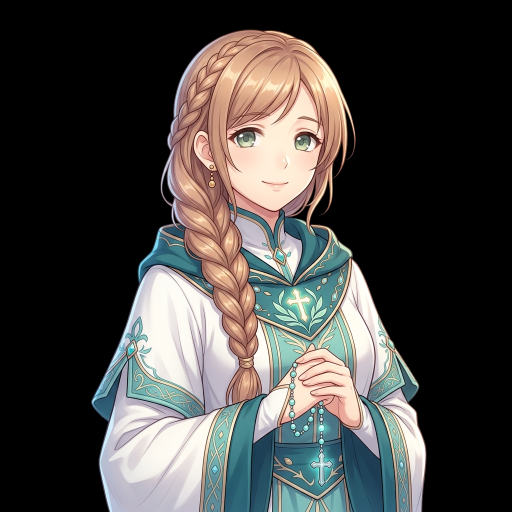
#> input picture pipeline-assets/art-backup-20260807/cheng-dorm-v2.png, 1024 x 1024 px (shown at 1/2 size)
$ python -i fix_alpha.py   (imports and definitions only)
#> lines starting #> are read from the running program, lines starting #| are printed output that depends on the picture
# -*- coding: utf-8 -*-
"""
统一美术修复工具：按问题类型批量修复 PNG 透明通道。

模式说明（mode 参数）：
  strip      - P0 假透明：RGB 无 alpha → 基于四角种子色的 flood-fill 抠图，生成真透明 RGBA
  clean      - P1 通道脏：已有 alpha 但 alpha=0 区域残留 RGB → 置 0；边缘二值化 → 羽化
  blackhalo  - P1 黑晕：alpha>0 但 RGB 接近黑的"半透明黑底" → 转真透明 + 羽化
  feather    - P2 边缘残留：alpha 过渡像素少/黑边彩边 → 轻腐蚀 + 高斯羽化
  webp       - P3 体积：场景背景图（无 alpha 需求）转 webp 压缩

用法：
  python fix_alpha.py strip  <src.png> [dst.png]
  python fix_alpha.py clean  <src.png> [dst.png]
  python fix_alpha.py blackhalo <src.png> [dst.png]
  python fix_alpha.py feather <src.png> [dst.png]
  python fix_alpha.py webp   <src.png> [dst.webp] [quality]
默认 dst 为覆盖原文件（就地修复）；webp 模式必给 dst。
"""
import sys, os
from collections import deque
from PIL import Image, ImageFilter

def load_rgba(p):
    img = Image.open(p)
    if img.mode != "RGBA":
        img = img.convert("RGBA")
    return img

# [113 lines left out: functions save, stats, mode_strip, mode_clean, mode_blackhalo, not called in this run]

# ---------------- P2: 边缘残留（黑边/彩边）轻腐蚀 + 羽化 ----------------
def mode_feather(src, dst):
    img = load_rgba(src)
    w, h = img.size
    a_ch = img.getchannel("A")

    # 1) alpha 轻腐蚀 1px：吃掉边缘残留（黑边/彩边多在过渡带）
    a_erode = a_ch.filter(ImageFilter.MinFilter(3))
    # 2) 高斯羽化恢复过渡
    a_soft = a_erode.filter(ImageFilter.GaussianBlur(0.9))
    img.putalpha(a_soft)
    stats(img, "after-feather")
    img.save(dst, "PNG")

# ---------------- P3: webp 压缩 ----------------
# [8 lines left out: function mode_webp, not called in this run]

# [10 lines not run here, left out]

>>> import cv2
>>> picture = cv2.imread('../pipeline-assets/art-backup-20260807/cheng-dorm-v2.png', cv2.IMREAD_GRAYSCALE)
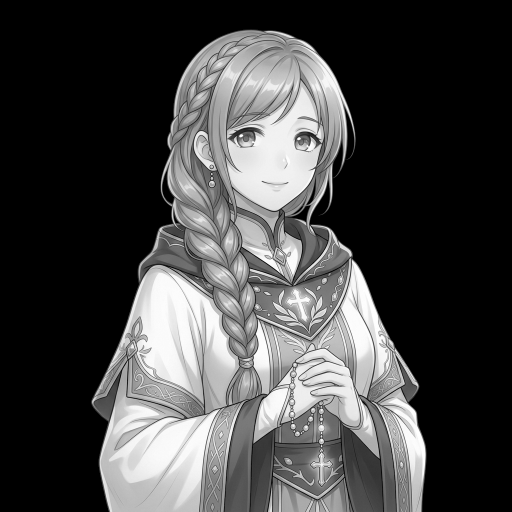
#> picture: shape (1024, 1024) (shown at 1/2 size); min 0, max 255, mean 68.8
>>> result = mode_feather(picture, 'out.png')
#> (the run stopped early here; a loop or call above may not have finished)

$ run again, on pipeline-assets/art-backup-20260807/scout-v1.png
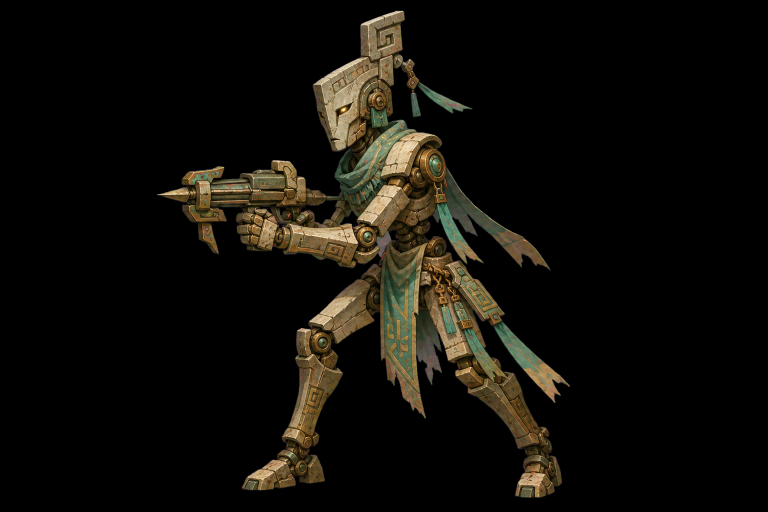
#> input picture pipeline-assets/art-backup-20260807/scout-v1.png, 1536 x 1024 px (shown at 1/2 size)
#> `picture = cv2.imread('../pipeline-assets/art-backup-20260807/cheng-dor..`:
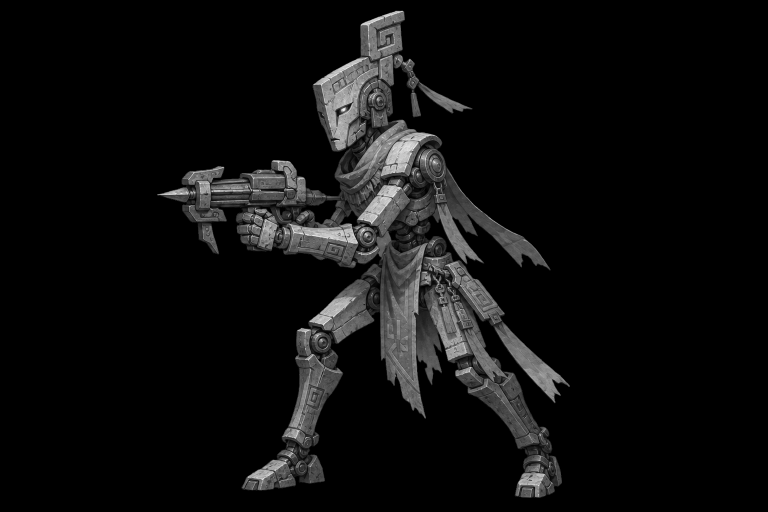
#> picture: shape (1024, 1536) (shown at 1/2 size); min 0, max 251, mean 14.4

$ run again, on pipeline-assets/art-backup-20260807/wu-dorm-v2.png
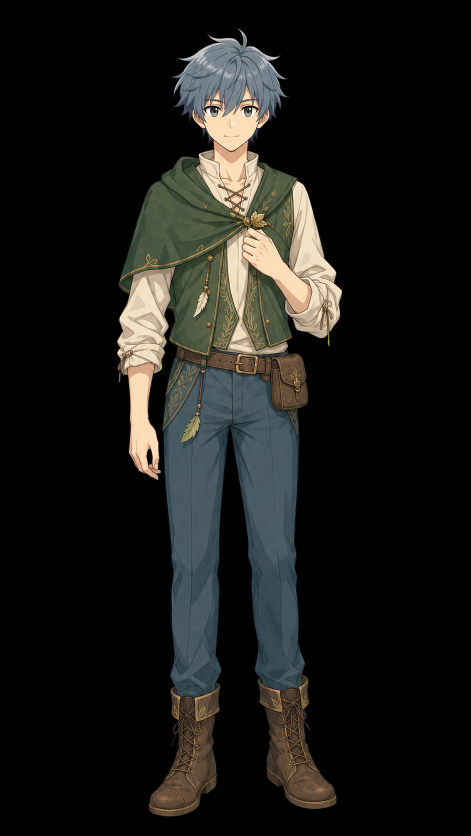
#> input picture pipeline-assets/art-backup-20260807/wu-dorm-v2.png, 941 x 1672 px (shown at 1/2 size)
#> `picture = cv2.imread('../pipeline-assets/art-backup-20260807/cheng-dor..`:
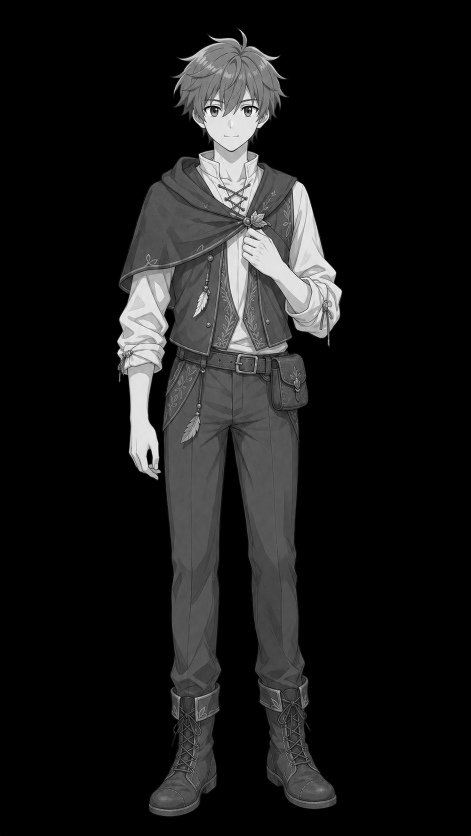
#> picture: shape (1672, 941) (shown at 1/2 size); min 0, max 254, mean 25.6

$ run again, on pipeline-assets/art-backup-20260807/xingluo-dorm-v2.png
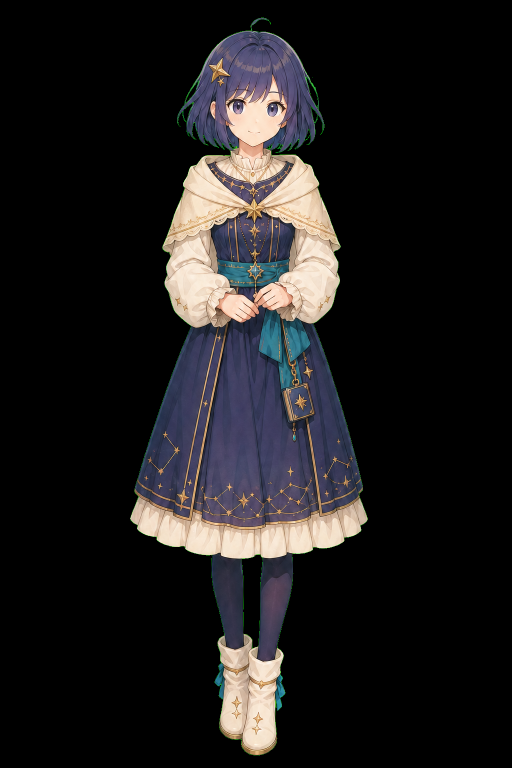
#> input picture pipeline-assets/art-backup-20260807/xingluo-dorm-v2.png, 1024 x 1536 px (shown at 1/2 size)
#> `picture = cv2.imread('../pipeline-assets/art-backup-20260807/cheng-dor..`:
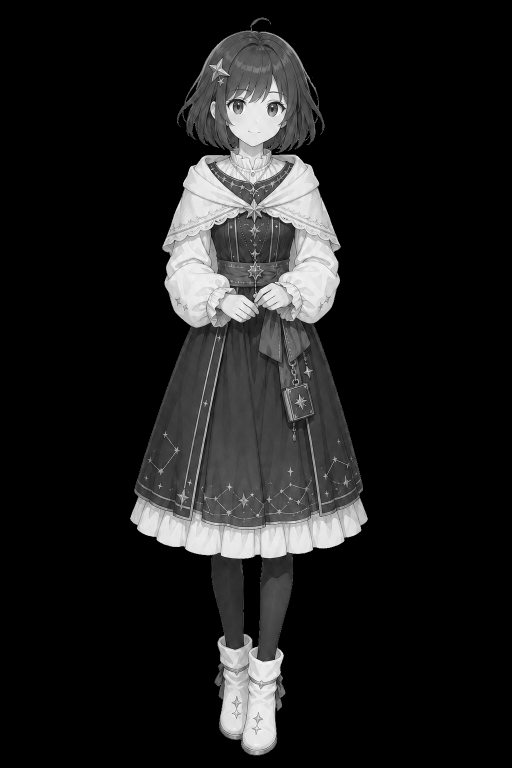
#> picture: shape (1536, 1024) (shown at 1/2 size); min 0, max 255, mean 28.7
